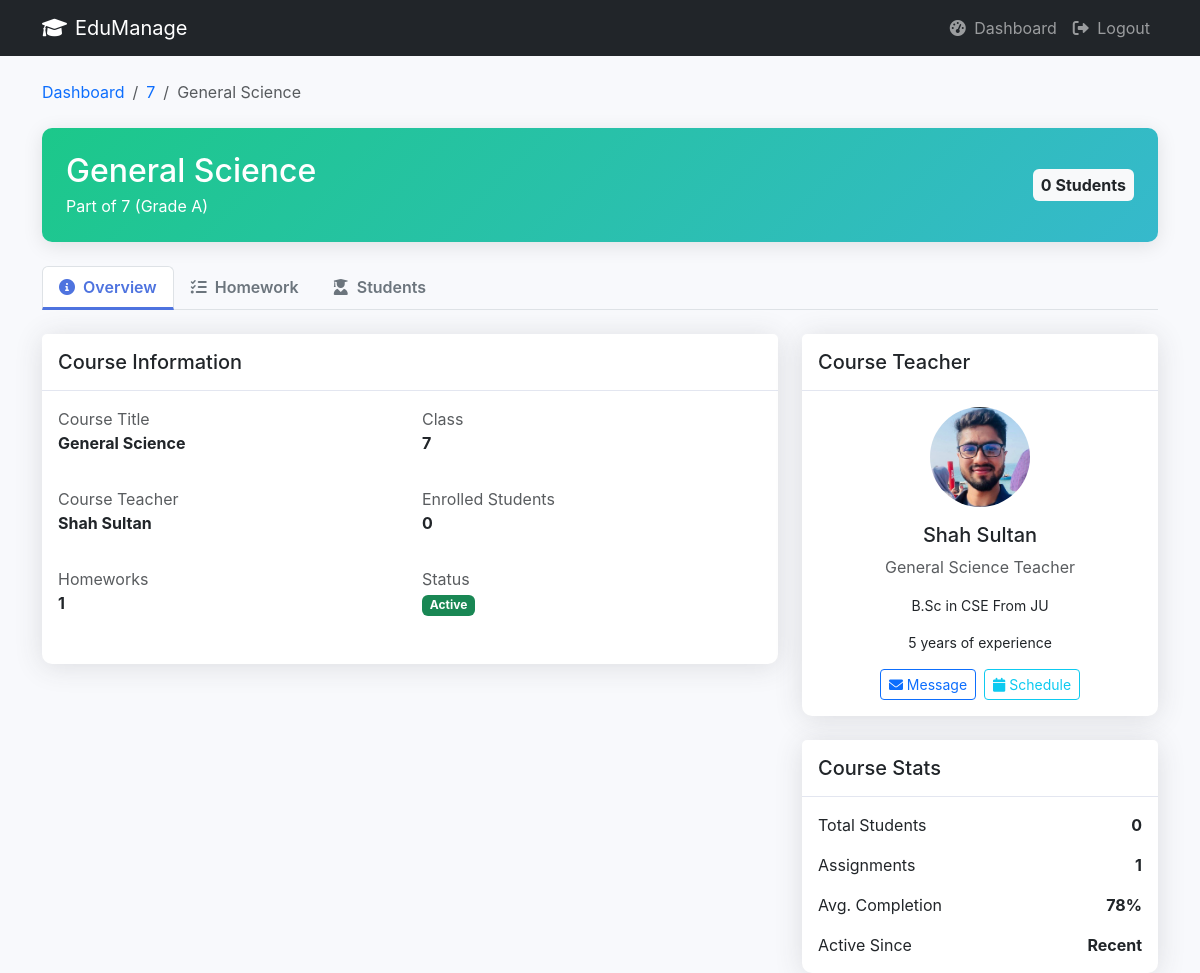
The app's page /course/1/details/ (signed in) with its own data.
### core/models.py (models this page shows, shortened)
class Course(models.Model):
    title = models.CharField(max_length=128)
    classroom = models.ForeignKey(ClassRoom, on_delete=models.CASCADE)
    teacher = models.ForeignKey('User', on_delete=models.SET_NULL, null=True, limit_choices_to={'role': 'teacher'})

class ClassRoom(models.Model):
    name = models.CharField(max_length=64, unique=True)   # Play, KG, One, Two…
    grade = models.CharField(max_length=32, blank=True)
    curriculum = models.TextField(blank=True)             # Curriculum details
    teacher = models.ForeignKey(
        'User',
        on_delete=models.SET_NULL,
        null=True, blank=True,
        limit_choices_to={'role': 'teacher'}
    )
    monthly_fee = models.DecimalField(max_digits=10, decimal_places=2, default=0.00)

class User(AbstractUser):
    ROLE_CHOICES = (
        ("admin", "Admin"),
        ("teacher", "Teacher"),
        ("student", "Student"),
    )
    role = models.CharField(max_length=10, choices=ROLE_CHOICES)
    def is_teacher(self):
        return self.role == 'teacher'
    def is_student(self):
        return self.role == 'student'

class TeaacherProfile(models.Model):
    user = models.OneToOneField(User, on_delete=models.CASCADE, related_name='teacher_profile')
    full_name = models.CharField(max_length=128, blank=True)
    class_room = models.ForeignKey(ClassRoom, on_delete=models.SET_NULL, null=True, blank=True)
    date_of_birth = models.DateField(null=True, blank=True)
    address = models.TextField(blank=True)
    phone = models.CharField(max_length=24, blank=True)
    photo = models.ImageField(upload_to='teacher_photos/', blank=True, null=True)
    qualification = models.CharField(max_length=256, blank=True)
    experience_years = models.PositiveIntegerField(default=0)

### core/views.py (the view)
# urls.py: path("course/<int:course_id>/details/", views.course_details, name="course_details"),
@login_required
def course_details(request, course_id):
    course = get_object_or_404(Course, id=course_id)
    if request.user.role == 'teacher' and course.teacher != request.user:
        messages.error(request, "You don't have permission to view this course.")
        return redirect('dashboard')
    if request.user.role == 'student':
        student_profile = getattr(request.user, 'student_profile', None)
        if not student_profile or student_profile.class_room != course.classroom:
            messages.error(request, "You don't have permission to view this course.")
            return redirect('dashboard')
    homeworks = Homework.objects.filter(course=course).order_by('-created_at')
    enrollments = Enrollment.objects.filter(course=course).select_related('student')
    teacher_profile = None
    if course.teacher:
        teacher_profile = getattr(course.teacher, 'teacher_profile', None)
    is_enrolled = False
    if request.user.role == 'student':
        student_profile = getattr(request.user, 'student_profile', None)
        if student_profile:
            is_enrolled = Enrollment.objects.filter(student=student_profile, course=course).exists()
    context = {
        'course': course,
        'homeworks': homeworks,
        'enrollments': enrollments,
        'teacher_profile': teacher_profile,
        'is_enrolled': is_enrolled,
        'now': timezone,  # Add current time for homework due date comparison
    }
    return render(request, 'teacher/course_details.html', context)

### core/templates/teacher/course_details.html (shortened to what this page needs)
<!DOCTYPE html>
<html lang="en">
  <head>
    <link
      href="https://cdn.jsdelivr.net/npm/bootstrap@5.3.0-alpha1/dist/css/bootstrap.min.css"
      rel="stylesheet"
    />
    <link
      href="https://cdnjs.cloudflare.com/ajax/libs/font-awesome/6.0.0/css/all.min.css"
      rel="stylesheet"
    />
  </head>
  <body>
    <nav class="navbar navbar-expand-lg navbar-dark bg-dark mb-4">
      <div class="container">
        <a class="navbar-brand" href="{% url 'dashboard' %}">
          <i class="fas fa-graduation-cap me-2"></i>EduManage
        </a>
        <div class="navbar-nav ms-auto">
          <a class="nav-link" href="{% url 'dashboard' %}">
            <i class="fas fa-tachometer-alt me-1"></i> Dashboard
          </a>
          <a class="nav-link" href="{% url 'logout' %}">
            <i class="fas fa-sign-out-alt me-1"></i> Logout
          </a>
        </div>
      </div>
    </nav>
    <div class="container">
      <nav aria-label="breadcrumb" class="mb-4">
        <ol class="breadcrumb">
          <li class="breadcrumb-item">
            <a href="{% url 'dashboard' %}" class="text-decoration-none"
              >Dashboard</a
            >
          </li>
          <li class="breadcrumb-item">
            <a
              href="{% url 'class_details' course.classroom.id %}"
              class="text-decoration-none"
              >{{ course.classroom.name }}</a
            >
          </li>
          <li class="breadcrumb-item active" aria-current="page">
            {{ course.title }}
          </li>
        </ol>
      </nav>
      <div class="course-header p-4 mb-4">
        <div class="d-flex justify-content-between align-items-center">
          <div>
            <h2 class="mb-1">{{ course.title }}</h2>
            <p class="mb-0">
              Part of {{ course.classroom.name }}{% if course.classroom.grade %}
              (Grade {{ course.classroom.grade }}){% endif %}
            </p>
          </div>
          <div>
            <span class="badge bg-light text-dark fs-6 p-2">
              {% if enrollments.count == 1 %} 1 Student {% else %} {{ enrollments.count }} Students {% endif %}
            </span>
          </div>
        </div>
      </div>
      <ul class="nav nav-tabs mb-4" id="courseTabs" role="tablist">
        <li class="nav-item" role="presentation">
          <button
            class="nav-link active"
            id="overview-tab"
            data-bs-toggle="tab"
            data-bs-target="#overview"
            type="button"
            role="tab"
          >
            <i class="fas fa-info-circle me-1"></i> Overview
          </button>
        </li>
        <li class="nav-item" role="presentation">
          <button
            class="nav-link"
            id="homework-tab"
            data-bs-toggle="tab"
            data-bs-target="#homework"
            type="button"
            role="tab"
          >
            <i class="fas fa-tasks me-1"></i> Homework
          </button>
        </li>
        <li class="nav-item" role="presentation">
          <button
            class="nav-link"
            id="students-tab"
            data-bs-toggle="tab"
            data-bs-target="#students"
            type="button"
            role="tab"
          >
            <i class="fas fa-user-graduate me-1"></i> Students
          </button>
        </li>
      </ul>
      <div class="tab-content" id="courseTabsContent">
        <div class="tab-pane fade show active" id="overview" role="tabpanel">
          <div class="row">
            <div class="col-lg-8">
              <div class="info-card card mb-4">
                <div class="card-header py-3">
                  <h5 class="m-0 font-weight-bold">Course Information</h5>
                </div>
                <div class="card-body">
                  <div class="row">
                    <div class="col-sm-6 mb-3">
                      <p class="mb-0 text-muted">Course Title</p>
                      <p class="fw-bold">{{ course.title }}</p>
                    </div>
                    <div class="col-sm-6 mb-3">
                      <p class="mb-0 text-muted">Class</p>
                      <p class="fw-bold">{{ course.classroom.name }}</p>
                    </div>
                  </div>
                  <div class="row">
                    <div class="col-sm-6 mb-3">
                      <p class="mb-0 text-muted">Course Teacher</p>
                      <p class="fw-bold">
                        {% if course.teacher %}
                        {{course.teacher.get_full_name|default:course.teacher.username}}
                        {% else %}
                         Not assigned
                         {% endif %}
                      </p>
                    </div>
                    <div class="col-sm-6 mb-3">
                      <p class="mb-0 text-muted">Enrolled Students</p>
                      <p class="fw-bold">{{ enrollments.count }}</p>
                    </div>
                  </div>
                  <div class="row">
                    <div class="col-sm-6 mb-3">
                      <p class="mb-0 text-muted">Homeworks</p>
                      <p class="fw-bold">{{ homeworks.count }}</p>
                    </div>
                    <div class="col-sm-6 mb-3">
                      <p class="mb-0 text-muted">Status</p>
                      <p class="fw-bold">
                        <span class="badge bg-success">Active</span>
                      </p>
                    </div>
                  </div>
                </div>
              </div>
            </div>
            <div class="col-lg-4">
              {% if course.teacher and teacher_profile %}
              <div class="info-card card mb-4">
                <div class="card-header py-3">
                  <h5 class="m-0 font-weight-bold">Course Teacher</h5>
                </div>
                <div class="card-body text-center">
                  {% if teacher_profile.photo %}
                  <img
                    src="{{ teacher_profile.photo.url }}"
                    class="rounded-circle mb-3"
                    alt="Teacher Image"
                    style="width: 100px; height: 100px; object-fit: cover"
                  />
                  {% endif %}
                  <h5>
                    {{ teacher_profile.full_name|default:course.teacher.username}}
                  </h5>
                  <p class="text-muted">{{ course.title }} Teacher</p>
                  {% if teacher_profile.qualification %}
                  <p class="small">{{ teacher_profile.qualification }}</p>
                  {% endif %} {% if teacher_profile.experience_years %}
                  <p class="small">
                    {{ teacher_profile.experience_years }} years of experience
                  </p>
                  {% endif %}
                  <div class="d-flex justify-content-center">
                    <a href="#" class="btn btn-outline-primary btn-sm me-2">
                      <i class="fas fa-envelope"></i> Message
                    </a>
                    <a href="#" class="btn btn-outline-info btn-sm">
                      <i class="fas fa-calendar"></i> Schedule
                    </a>
                  </div>
                </div>
              </div>
              {% endif %}
              <div class="info-card card">
                <div class="card-header py-3">
                  <h5 class="m-0 font-weight-bold">Course Stats</h5>
                </div>
                <div class="card-body">
                  <div
                    class="d-flex justify-content-between align-items-center mb-3"
                  >
                    <span>Total Students</span>
                    <span class="fw-bold">{{ enrollments.count }}</span>
                  </div>
                  <div
                    class="d-flex justify-content-between align-items-center mb-3"
                  >
                    <span>Assignments</span>
                    <span class="fw-bold">{{ homeworks.count }}</span>
                  </div>
                  <div
                    class="d-flex justify-content-between align-items-center mb-3"
                  >
                    <span>Avg. Completion</span>
                    <span class="fw-bold">78%</span>
                  </div>
                  <div
                    class="d-flex justify-content-between align-items-center"
                  >
                    <span>Active Since</span>
                    <span class="fw-bold"
                      >{{ course.classroom.created_at|date:"MY"|default:"Recent" }}</span
                    >
                  </div>
                </div>
              </div>
            </div>
          </div>
        </div>
      </div>
    </div>
  </body>
</html>

### core/templates/teacher/course_details.html (style rules this page uses)
:root { --primary: #4e73df; --secondary: #6c757d; --success: #1cc88a; --info: #36b9cc; --warning: #f6c23e; --danger: #e74a3b; --light: #f8f9fc; --dark: #5a5c69; }
body { background-color: #f8f9fc; font-family: "Nunito", -apple-system, BlinkMacSystemFont, "Segoe UI", Roboto, "Helvetica Neue", Arial, sans-serif; }
.course-header { background: linear-gradient( 135deg, var(--success) 0%, var(--info) 100% ); color: white; border-radius: 10px; box-shadow: 0 4px 20px rgba(0, 0, 0, 0.1); }
.info-card { border-radius: 10px; border: none; box-shadow: 0 0.15rem 1.75rem 0 rgba(58, 59, 69, 0.15); transition: transform 0.2s; }
.info-card .card-header { font-weight: 700; border-bottom: 1px solid #e3e6f0; background-color: #fff; }
.tab-content { min-height: 300px; }
.nav-tabs .nav-link { color: var(--secondary); font-weight: 600; }
.nav-tabs .nav-link.active { color: var(--primary); border-bottom: 3px solid var(--primary); }

### records on screen
Course: classroom.name "7", title "General Science", classroom.grade "A", teacher.get_full_name "Shah Sultan", classroom.created_at "Recent"
TeaacherProfile: photo (picture), full_name "Shah Sultan", qualification "B.Sc in CSE From JU", experience_years "5"

### other values on screen
{{ enrollments.count }} "0"
{{ homeworks.count }} "1"
